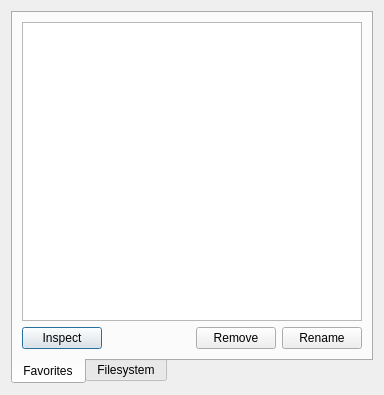
<?xml version="1.0" encoding="UTF-8"?>
<ui version="4.0">
 <class>Convolver</class>
 <widget class="QDialog" name="Convolver">
  <property name="geometry">
   <rect>
    <x>0</x>
    <y>0</y>
    <width>384</width>
    <height>395</height>
   </rect>
  </property>
  <property name="windowTitle">
   <string>Convolver</string>
  </property>
  <property name="windowIcon">
   <iconset resource="resources.qrc">
    <normaloff>:/icons/viper.png</normaloff>:/icons/viper.png</iconset>
  </property>
  <property name="sizeGripEnabled">
   <bool>false</bool>
  </property>
  <layout class="QVBoxLayout" name="verticalLayout">
   <item>
    <widget class="QTabWidget" name="tabWidget">
     <property name="tabPosition">
      <enum>QTabWidget::South</enum>
     </property>
     <property name="currentIndex">
      <number>0</number>
     </property>
     <widget class="QWidget" name="tab_2">
      <attribute name="title">
       <string>Favorites</string>
      </attribute>
      <layout class="QVBoxLayout" name="verticalLayout_3">
       <item>
        <widget class="QListWidget" name="favorites"/>
       </item>
       <item>
        <layout class="QHBoxLayout" name="horizontalLayout_3">
         <property name="bottomMargin">
          <number>0</number>
         </property>
         <item>
          <widget class="QPushButton" name="inspectFav">
           <property name="text">
            <string>Inspect</string>
           </property>
          </widget>
         </item>
         <item>
          <spacer name="horizontalSpacer_2">
           <property name="orientation">
            <enum>Qt::Horizontal</enum>
           </property>
           <property name="sizeHint" stdset="0">
            <size>
             <width>40</width>
             <height>20</height>
            </size>
           </property>
          </spacer>
         </item>
         <item>
          <widget class="QPushButton" name="fav_remove">
           <property name="minimumSize">
            <size>
             <width>0</width>
             <height>0</height>
            </size>
           </property>
           <property name="maximumSize">
            <size>
             <width>16777215</width>
             <height>16777215</height>
            </size>
           </property>
           <property name="layoutDirection">
            <enum>Qt::LeftToRight</enum>
           </property>
           <property name="text">
            <string>Remove</string>
           </property>
           <property name="default">
            <bool>true</bool>
           </property>
          </widget>
         </item>
         <item>
          <widget class="QPushButton" name="fav_rename">
           <property name="text">
            <string>Rename</string>
           </property>
          </widget>
         </item>
        </layout>
       </item>
      </layout>
     </widget>
     <widget class="QWidget" name="tab">
      <attribute name="title">
       <string>Filesystem</string>
      </attribute>
      <layout class="QVBoxLayout" name="verticalLayout_2">
       <item>
        <layout class="QHBoxLayout" name="horizontalLayout">
         <property name="spacing">
          <number>6</number>
         </property>
         <property name="bottomMargin">
          <number>0</number>
         </property>
         <item>
          <widget class="QLineEdit" name="path"/>
         </item>
         <item>
          <widget class="QPushButton" name="reload">
           <property name="maximumSize">
            <size>
             <width>70</width>
             <height>16777215</height>
            </size>
           </property>
           <property name="text">
            <string>Reload</string>
           </property>
          </widget>
         </item>
         <item>
          <widget class="QPushButton" name="fileSelect">
           <property name="maximumSize">
            <size>
             <width>35</width>
             <height>16777215</height>
            </size>
           </property>
           <property name="text">
            <string>...</string>
           </property>
          </widget>
         </item>
        </layout>
       </item>
       <item>
        <widget class="QListWidget" name="files"/>
       </item>
       <item>
        <layout class="QHBoxLayout" name="horizontalLayout_2">
         <property name="bottomMargin">
          <number>0</number>
         </property>
         <item>
          <widget class="QPushButton" name="inspectIrs">
           <property name="text">
            <string>Inspect</string>
           </property>
          </widget>
         </item>
         <item>
          <spacer name="horizontalSpacer">
           <property name="orientation">
            <enum>Qt::Horizontal</enum>
           </property>
           <property name="sizeHint" stdset="0">
            <size>
             <width>40</width>
             <height>20</height>
            </size>
           </property>
          </spacer>
         </item>
         <item>
          <widget class="QPushButton" name="fav_add">
           <property name="minimumSize">
            <size>
             <width>115</width>
             <height>0</height>
            </size>
           </property>
           <property name="maximumSize">
            <size>
             <width>16777215</width>
             <height>16777215</height>
            </size>
           </property>
           <property name="layoutDirection">
            <enum>Qt::LeftToRight</enum>
           </property>
           <property name="text">
            <string>Add to favorites</string>
           </property>
           <property name="default">
            <bool>true</bool>
           </property>
          </widget>
         </item>
        </layout>
       </item>
      </layout>
     </widget>
    </widget>
   </item>
  </layout>
 </widget>
 <tabstops>
  <tabstop>path</tabstop>
  <tabstop>reload</tabstop>
  <tabstop>fileSelect</tabstop>
  <tabstop>fav_add</tabstop>
 </tabstops>
 <resources>
  <include location="resources.qrc"/>
 </resources>
 <connections/>
</ui>
